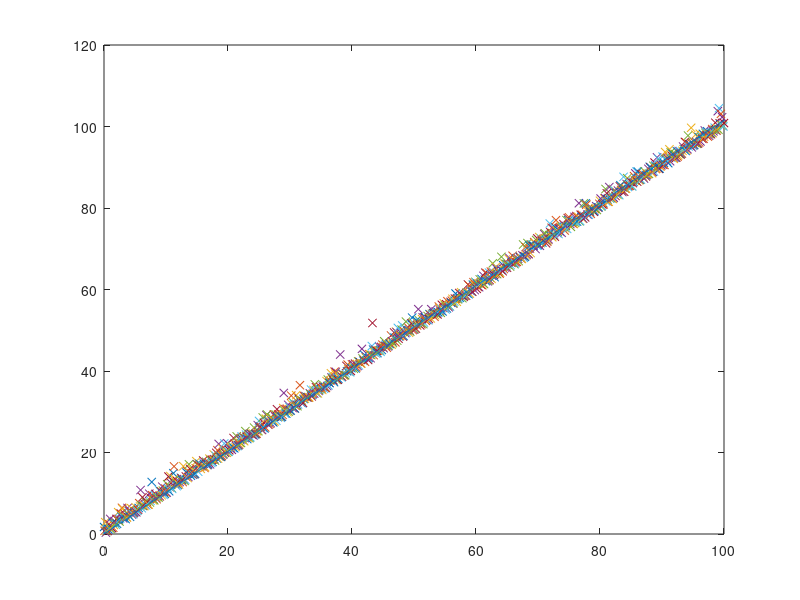

Source code (MATLAB):
x = 0:0.1:100;
x = x'
y = x+random('exp',1,1,length(x))';
for i=1:length(x)
    plot(x(i),y(i),'marker','x')
    hold on
end
A = x'*x
Y = x'*y
result = Y/A
plot(x,x*result)